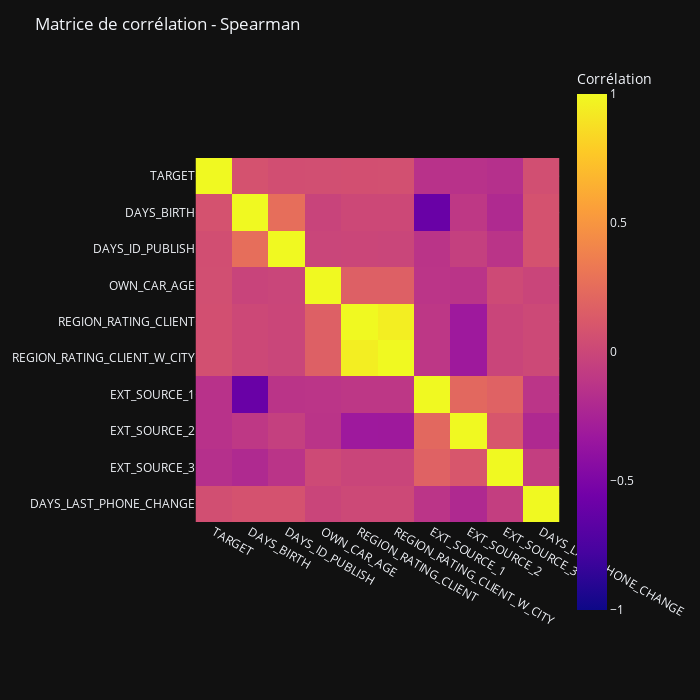

The code cell stored with this chart in its notebook:
### Code cell
fig = px.imshow(corr, x=corr.columns, y=corr.columns, labels=dict(color='Corrélation'), color_continuous_midpoint=0)
fig.update_layout(title_text="Matrice de corrélation - Spearman")

# Ajustez la taille du graphique en fonction de la taille de l'écran
fig.update_layout(
    width=700,  # Vous pouvez ajuster la largeur en fonction de vos besoins
    height=700  # Vous pouvez ajuster la hauteur en fonction de vos besoins
)

fig.show()

### Figure 1 — Plotly figure (JSON) as saved in the notebook; plotly's stock layout.template omitted (floating-point values rounded to 4 significant figures)
{"data": [{"coloraxis": "coloraxis", "name": "0", "x": ["TARGET", "DAYS_BIRTH", "DAYS_ID_PUBLISH", "OWN_CAR_AGE", "REGION_RATING_CLIENT", "REGION_RATING_CLIENT_W_CITY", "EXT_SOURCE_1", "EXT_SOURCE_2", "EXT_SOURCE_3", "DAYS_LAST_PHONE_CHANGE"], "y": ["TARGET", "DAYS_BIRTH", "DAYS_ID_PUBLISH", "OWN_CAR_AGE", "REGION_RATING_CLIENT", "REGION_RATING_CLIENT_W_CITY", "EXT_SOURCE_1", "EXT_SOURCE_2", "EXT_SOURCE_3", "DAYS_LAST_PHONE_CHANGE"], "z": [[1.0, 0.0765, 0.05129, 0.05239, 0.05763, 0.05974, -0.1481, -0.1439, -0.1624, 0.05272], [0.0765, 1.0, 0.2638, -0.02054, 0.01027, 0.00902, -0.6003, -0.1016, -0.2048, 0.07426], [0.05129, 0.2638, 1.0, -0.009089, -0.00583, -0.008673, -0.1339, -0.05142, -0.133, 0.07537], [0.05239, -0.02054, -0.009089, 1.0, 0.1669, 0.1674, -0.1251, -0.1323, 0.02084, -0.01281], [0.05763, 0.01027, -0.00583, 0.1669, 1.0, 0.9501, -0.1132, -0.3228, -0.01456, 0.01537], [0.05974, 0.00902, -0.008673, 0.1674, 0.9501, 1.0, -0.1137, -0.3171, -0.01314, 0.01594], [-0.1481, -0.6003, -0.1339, -0.1251, -0.1132, -0.1137, 1.0, 0.2202, 0.1803, -0.1258], [-0.1439, -0.1016, -0.05142, -0.1323, -0.3228, -0.3171, 0.2202, 1.0, 0.1053, -0.2051], [-0.1624, -0.2048, -0.133, 0.02084, -0.01456, -0.01314, 0.1803, 0.1053, 1.0, -0.05937], [0.05272, 0.07426, 0.07537, -0.01281, 0.01537, 0.01594, -0.1258, -0.2051, -0.05937, 1.0]], "type": "heatmap", "xaxis": "x", "yaxis": "y", "hovertemplate": "x: %{x}<br>y: %{y}<br>Corrélation: %{z}<extra></extra>"}], "layout": {"xaxis": {"anchor": "y", "domain": [0.0, 1.0], "scaleanchor": "y", "constrain": "domain"}, "yaxis": {"anchor": "x", "domain": [0.0, 1.0], "autorange": "reversed", "constrain": "domain"}, "coloraxis": {"colorbar": {"title": {"text": "Corrélation"}}, "colorscale": [[0.0, "#0d0887"], [0.1111, "#46039f"], [0.2222, "#7201a8"], [0.3333, "#9c179e"], [0.4444, "#bd3786"], [0.5556, "#d8576b"], [0.6667, "#ed7953"], [0.7778, "#fb9f3a"], [0.8889, "#fdca26"], [1.0, "#f0f921"]], "cmid": 0}, "margin": {"t": 60}, "title": {"text": "Matrice de corrélation - Spearman"}, "width": 700, "height": 700}}
